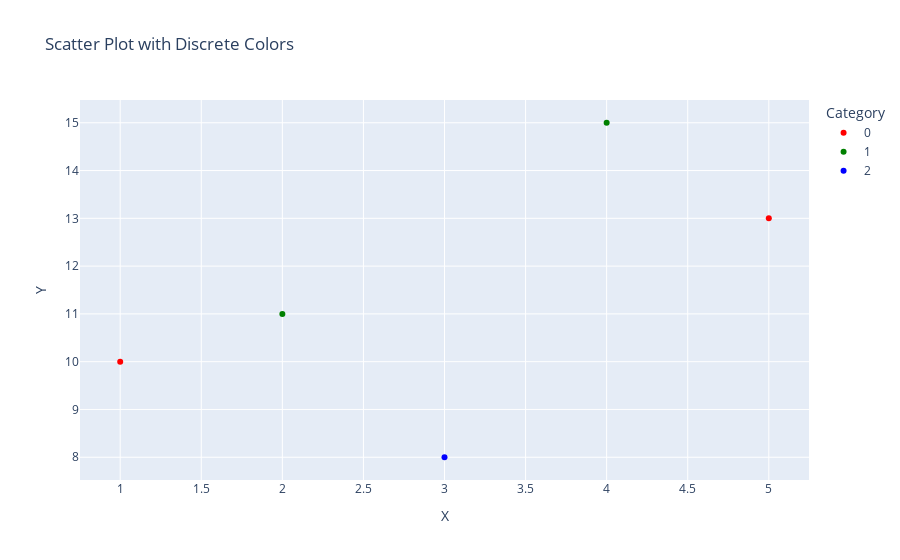

Notebook source saved alongside this figure:
### Code cell
# Sample data
data = {'X': [1, 2, 3, 4, 5],
        'Y': [10, 11, 8, 15, 13],
        'Category': ['0','1', '2', '1', '0']}

df = pd.DataFrame(data)

# Define a color map for discrete colors
color_map = {'0': 'red', '1': 'green', '2': 'blue'}

# Create a scatter plot using Plotly Express with discrete colors
fig = px.scatter(df, x='X', y='Y', color='Category', color_discrete_map=color_map, title='Scatter Plot with Discrete Colors')

# Show the plot
fig.show()

### Figure 1 — Plotly figure (JSON) as saved in the notebook; plotly's stock layout.template omitted (floating-point values rounded to 4 significant figures)
{"data": [{"hovertemplate": "Category=0<br>X=%{x}<br>Y=%{y}<extra></extra>", "legendgroup": "0", "marker": {"color": "red", "symbol": "circle"}, "mode": "markers", "name": "0", "orientation": "v", "showlegend": true, "type": "scatter", "x": [1, 5], "xaxis": "x", "y": [10, 13], "yaxis": "y"}, {"hovertemplate": "Category=1<br>X=%{x}<br>Y=%{y}<extra></extra>", "legendgroup": "1", "marker": {"color": "green", "symbol": "circle"}, "mode": "markers", "name": "1", "orientation": "v", "showlegend": true, "type": "scatter", "x": [2, 4], "xaxis": "x", "y": [11, 15], "yaxis": "y"}, {"hovertemplate": "Category=2<br>X=%{x}<br>Y=%{y}<extra></extra>", "legendgroup": "2", "marker": {"color": "blue", "symbol": "circle"}, "mode": "markers", "name": "2", "orientation": "v", "showlegend": true, "type": "scatter", "x": [3], "xaxis": "x", "y": [8], "yaxis": "y"}], "layout": {"autosize": true, "legend": {"title": {"text": "Category"}, "tracegroupgap": 0}, "title": {"text": "Scatter Plot with Discrete Colors"}, "xaxis": {"anchor": "y", "autorange": true, "domain": [0, 1], "range": [0.7576, 5.242], "title": {"text": "X"}, "type": "linear"}, "yaxis": {"anchor": "x", "autorange": true, "domain": [0, 1], "range": [7.422, 15.58], "title": {"text": "Y"}, "type": "linear"}}}
